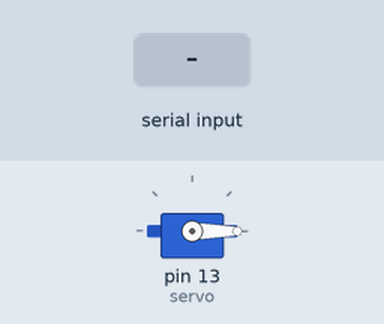
This sketch was run on a simulated Arduino Uno, built with avr-gcc and run on an emulated ATmega328P. On the bench: servo. The inputs (shaded band) are chosen by the test bench. What the sketch prints to the serial monitor is not drawn.

Above: at 1.2 s.
1.3 s: "1" received over the second serial link
At 1.7 s:
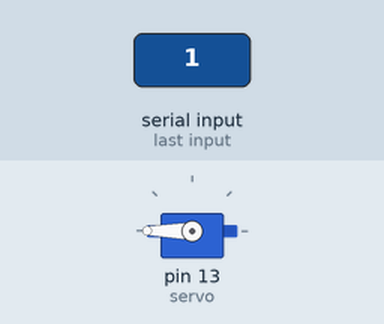
Timing chart, 0 to 4.3 s (numbered marks = the images above; inputs shaded):
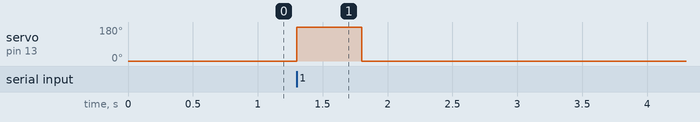

Measured:
- after the input at 1.3 s, servo on pin 13 (servo): 0° → 180° at once, → 0° 0.50 s later

The sketch:

sketch_sep24b.ino
```cpp
#include <Servo.h>
#include <SoftwareSerial.h>
Servo servo;

int tx = 8;
int rx = 7;
SoftwareSerial pad_serial(tx, rx);
void setup() {
  // put your setup code here, to run once:
  servo.attach(13);
  servo.write(0);
  Serial.begin(9600);
  pad_serial.begin(9600);

}

void loop() {
  // put your main code here, to run repeatedly:


   if (pad_serial.available())
  {
    char key = pad_serial.read();
    Serial.print("받은신호 : "); // 수신된 신호 표시
    Serial.println(key); // 신호 출력
    if(key == '1')
    {
      Serial.println("문이 열립니다");
      servo.write(180);
      delay(500);
      servo.write(0);
    }

  }


}
```
